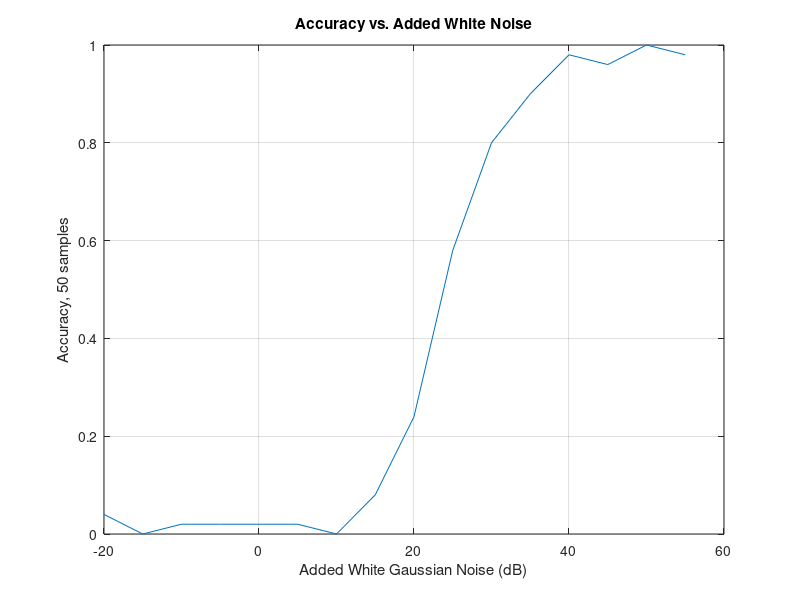

Here is the MATLAB script that generated this plot:
matches = [2	0	1	1	1	1	0	4	12	29	40	45	49	48	50	49]./50;
plot((-20:5:55),matches);
title('Accuracy vs. Added White Noise');
xlabel('Added White Gaussian Noise (dB)');
ylabel('Accuracy, 50 samples');
grid on;